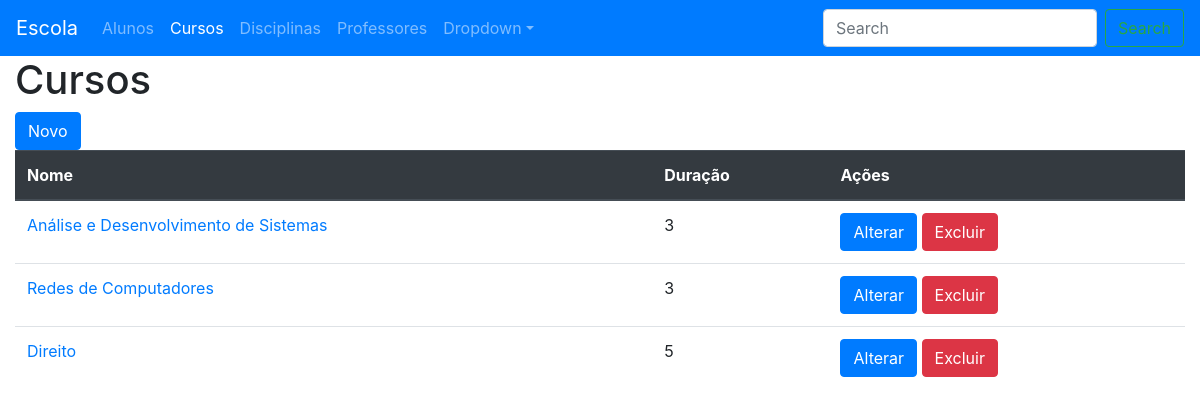
The page /cursos/ on the database as committed earlier.
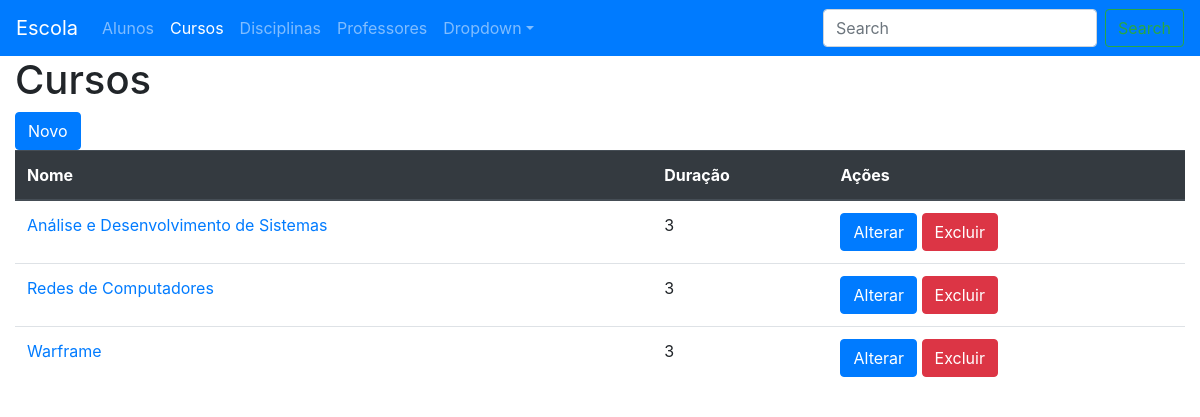
The same page on the database as committed later.
### escola/models.py (models this page shows, shortened)
class Curso(models.Model):
    nome = models.CharField(max_length=100)
    duracao = models.IntegerField()

### escola/views.py (the view)
# urls.py: path('cursos/', views.CursoListView.as_view(), name='lista-cursos'),
class CursoListView(ListView):
    model = Curso

### escola/templates/escola/curso_list.html
{% extends 'escola/base.html' %}
{% block content %}
<h1>Cursos</h1>
<a name="" id="" class="btn btn-primary" href="{% url 'novo-curso' %}" role="button">Novo</a><br>
<table class="table">
    <thead class="thead-dark">
        <tr>
            <th>Nome</th>
            <th>Duração</th>
            <th>Ações</th>
        </tr>
    </thead>
    <tbody>
{% for curso in curso_list %}
        <tr>
            <td scope="row"><a href="{% url 'detalhe-curso' curso.id %}">{{ curso.nome }}</a></td>
            <td>{{ curso.duracao }}</td>
            <td><a name="" id="" class="btn btn-primary" href="{% url 'alterar-curso' curso.id %}" role="button">Alterar</a>
            <a name="" id="" class="btn btn-danger" href="{% url 'excluir-curso' curso.id %}" role="button">Excluir</a></td>
        </tr>
{% endfor %}
    </tbody>
</table>
{% endblock content %}

Rows that differ between the two databases and show on the page:
removed Curso: nome "Direito", duracao "5"
added Curso: nome "Warframe", duracao "3"
